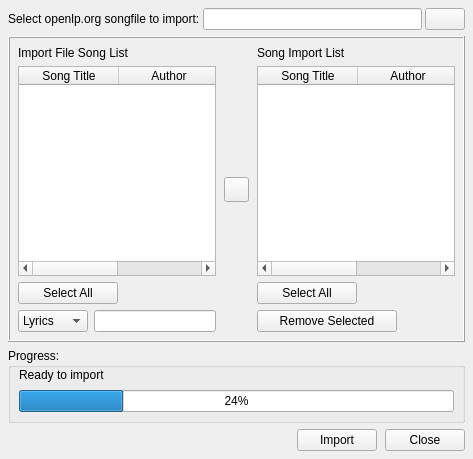
<ui version="4.0" >
 <class>OpenLPImportForm</class>
 <widget class="QWidget" name="OpenLPImportForm" >
  <property name="geometry" >
   <rect>
    <x>0</x>
    <y>0</y>
    <width>473</width>
    <height>459</height>
   </rect>
  </property>
  <property name="windowTitle" >
   <string>openlp.org Song Importer</string>
  </property>
  <layout class="QVBoxLayout" name="verticalLayout_5" >
   <property name="margin" >
    <number>8</number>
   </property>
   <item>
    <widget class="QWidget" native="1" name="ImportFileWidget" >
     <property name="sizePolicy" >
      <sizepolicy vsizetype="Fixed" hsizetype="Preferred" >
       <horstretch>0</horstretch>
       <verstretch>0</verstretch>
      </sizepolicy>
     </property>
     <layout class="QHBoxLayout" name="horizontalLayout" >
      <property name="spacing" >
       <number>3</number>
      </property>
      <property name="margin" >
       <number>0</number>
      </property>
      <item>
       <widget class="QLabel" name="ImportFileLabel" >
        <property name="text" >
         <string>Select openlp.org songfile to import:</string>
        </property>
       </widget>
      </item>
      <item>
       <widget class="QLineEdit" name="ImportFileEditItem" />
      </item>
      <item>
       <widget class="QPushButton" name="ImportFileSelectButton" >
        <property name="text" >
         <string/>
        </property>
        <property name="icon" >
         <iconset resource="../images/openlp-2.qrc" >
          <normaloff>:/imports/import_load.png</normaloff>:/imports/import_load.png</iconset>
        </property>
       </widget>
      </item>
     </layout>
    </widget>
   </item>
   <item>
    <widget class="QFrame" name="SongListFrame" >
     <property name="sizePolicy" >
      <sizepolicy vsizetype="Expanding" hsizetype="Expanding" >
       <horstretch>0</horstretch>
       <verstretch>0</verstretch>
      </sizepolicy>
     </property>
     <property name="frameShape" >
      <enum>QFrame::Box</enum>
     </property>
     <property name="frameShadow" >
      <enum>QFrame::Raised</enum>
     </property>
     <layout class="QHBoxLayout" name="horizontalLayout_6" >
      <property name="spacing" >
       <number>8</number>
      </property>
      <property name="margin" >
       <number>8</number>
      </property>
      <item>
       <widget class="QWidget" native="1" name="ImportFileSongListWidget" >
        <property name="sizePolicy" >
         <sizepolicy vsizetype="Expanding" hsizetype="Preferred" >
          <horstretch>0</horstretch>
          <verstretch>0</verstretch>
         </sizepolicy>
        </property>
        <layout class="QVBoxLayout" name="verticalLayout" >
         <property name="spacing" >
          <number>6</number>
         </property>
         <property name="margin" >
          <number>0</number>
         </property>
         <item>
          <widget class="QLabel" name="ImportListLabel" >
           <property name="text" >
            <string>Import File Song List</string>
           </property>
          </widget>
         </item>
         <item>
          <widget class="QTableWidget" name="ImportListTable" >
           <property name="selectionMode" >
            <enum>QAbstractItemView::MultiSelection</enum>
           </property>
           <property name="showGrid" >
            <bool>false</bool>
           </property>
           <property name="wordWrap" >
            <bool>false</bool>
           </property>
           <property name="cornerButtonEnabled" >
            <bool>false</bool>
           </property>
           <column>
            <property name="text" >
             <string>Song Title</string>
            </property>
           </column>
           <column>
            <property name="text" >
             <string>Author</string>
            </property>
           </column>
          </widget>
         </item>
         <item>
          <widget class="QWidget" native="1" name="ImportSelectAllWidget" >
           <layout class="QHBoxLayout" name="horizontalLayout_2" >
            <property name="spacing" >
             <number>6</number>
            </property>
            <property name="margin" >
             <number>0</number>
            </property>
            <item>
             <widget class="QPushButton" name="ImportSelectAllButton" >
              <property name="sizePolicy" >
               <sizepolicy vsizetype="Fixed" hsizetype="Preferred" >
                <horstretch>0</horstretch>
                <verstretch>0</verstretch>
               </sizepolicy>
              </property>
              <property name="minimumSize" >
               <size>
                <width>100</width>
                <height>0</height>
               </size>
              </property>
              <property name="text" >
               <string>Select All</string>
              </property>
              <property name="icon" >
               <iconset resource="../images/openlp-2.qrc" >
                <normaloff>:/imports/import_load.png</normaloff>:/imports/import_load.png</iconset>
              </property>
             </widget>
            </item>
            <item>
             <spacer name="ImportSelectAllHSpacer" >
              <property name="orientation" >
               <enum>Qt::Horizontal</enum>
              </property>
              <property name="sizeType" >
               <enum>QSizePolicy::Expanding</enum>
              </property>
              <property name="sizeHint" stdset="0" >
               <size>
                <width>89</width>
                <height>20</height>
               </size>
              </property>
             </spacer>
            </item>
           </layout>
          </widget>
         </item>
         <item>
          <widget class="QWidget" native="1" name="importFilterWidget" >
           <property name="sizePolicy" >
            <sizepolicy vsizetype="Fixed" hsizetype="Expanding" >
             <horstretch>0</horstretch>
             <verstretch>0</verstretch>
            </sizepolicy>
           </property>
           <property name="minimumSize" >
            <size>
             <width>0</width>
             <height>0</height>
            </size>
           </property>
           <layout class="QHBoxLayout" name="horizontalLayout_3" >
            <property name="margin" >
             <number>0</number>
            </property>
            <item>
             <widget class="QComboBox" name="ImportFilterComboItem" >
              <property name="minimumSize" >
               <size>
                <width>70</width>
                <height>0</height>
               </size>
              </property>
              <item>
               <property name="text" >
                <string>Lyrics</string>
               </property>
              </item>
              <item>
               <property name="text" >
                <string>Title</string>
               </property>
              </item>
              <item>
               <property name="text" >
                <string>Author</string>
               </property>
              </item>
             </widget>
            </item>
            <item>
             <widget class="QLineEdit" name="importFilterEditItem" />
            </item>
           </layout>
          </widget>
         </item>
        </layout>
        <zorder>listWidget</zorder>
        <zorder>ImportListTable</zorder>
        <zorder>ImportListLabel</zorder>
        <zorder>ImportSelectAllButton</zorder>
        <zorder>ImportSelectAllHSpacer</zorder>
        <zorder>importFilterWidget</zorder>
        <zorder>ImportSelectAllWidget</zorder>
        <zorder>widget_3</zorder>
       </widget>
      </item>
      <item>
       <widget class="QWidget" native="1" name="AddSelectedWidget" >
        <property name="sizePolicy" >
         <sizepolicy vsizetype="Expanding" hsizetype="Preferred" >
          <horstretch>0</horstretch>
          <verstretch>0</verstretch>
         </sizepolicy>
        </property>
        <layout class="QVBoxLayout" name="verticalLayout_3" >
         <property name="margin" >
          <number>0</number>
         </property>
         <item>
          <spacer name="AddSelectedTopVSpacer" >
           <property name="orientation" >
            <enum>Qt::Vertical</enum>
           </property>
           <property name="sizeHint" stdset="0" >
            <size>
             <width>20</width>
             <height>40</height>
            </size>
           </property>
          </spacer>
         </item>
         <item>
          <widget class="QPushButton" name="AddSelectedButton" >
           <property name="sizePolicy" >
            <sizepolicy vsizetype="Minimum" hsizetype="Minimum" >
             <horstretch>0</horstretch>
             <verstretch>0</verstretch>
            </sizepolicy>
           </property>
           <property name="minimumSize" >
            <size>
             <width>25</width>
             <height>25</height>
            </size>
           </property>
           <property name="text" >
            <string/>
           </property>
           <property name="icon" >
            <iconset resource="../images/openlp-2.qrc" >
             <normaloff>:/imports/import_load.png</normaloff>:/imports/import_load.png</iconset>
           </property>
          </widget>
         </item>
         <item>
          <spacer name="AddSelectedBottomVSpacer" >
           <property name="orientation" >
            <enum>Qt::Vertical</enum>
           </property>
           <property name="sizeHint" stdset="0" >
            <size>
             <width>20</width>
             <height>40</height>
            </size>
           </property>
          </spacer>
         </item>
        </layout>
       </widget>
      </item>
      <item>
       <widget class="QWidget" native="1" name="SelectedFileListWidget" >
        <property name="sizePolicy" >
         <sizepolicy vsizetype="Expanding" hsizetype="Preferred" >
          <horstretch>0</horstretch>
          <verstretch>0</verstretch>
         </sizepolicy>
        </property>
        <layout class="QVBoxLayout" name="verticalLayout_2" >
         <property name="margin" >
          <number>0</number>
         </property>
         <item>
          <widget class="QLabel" name="SelectedListLabel" >
           <property name="text" >
            <string>Song Import List</string>
           </property>
          </widget>
         </item>
         <item>
          <widget class="QTableWidget" name="SelectedListTable" >
           <property name="selectionMode" >
            <enum>QAbstractItemView::MultiSelection</enum>
           </property>
           <property name="showGrid" >
            <bool>false</bool>
           </property>
           <property name="wordWrap" >
            <bool>false</bool>
           </property>
           <property name="cornerButtonEnabled" >
            <bool>false</bool>
           </property>
           <column>
            <property name="text" >
             <string>Song Title</string>
            </property>
           </column>
           <column>
            <property name="text" >
             <string>Author</string>
            </property>
           </column>
          </widget>
         </item>
         <item>
          <widget class="QWidget" native="1" name="SelectedSelectAllWidget" >
           <layout class="QHBoxLayout" name="horizontalLayout_4" >
            <property name="spacing" >
             <number>6</number>
            </property>
            <property name="margin" >
             <number>0</number>
            </property>
            <item>
             <widget class="QPushButton" name="SelectedSelectAllButton" >
              <property name="sizePolicy" >
               <sizepolicy vsizetype="Fixed" hsizetype="Preferred" >
                <horstretch>0</horstretch>
                <verstretch>0</verstretch>
               </sizepolicy>
              </property>
              <property name="minimumSize" >
               <size>
                <width>100</width>
                <height>0</height>
               </size>
              </property>
              <property name="text" >
               <string>Select All</string>
              </property>
              <property name="icon" >
               <iconset resource="../images/openlp-2.qrc" >
                <normaloff>:/imports/import_load.png</normaloff>:/imports/import_load.png</iconset>
              </property>
             </widget>
            </item>
            <item>
             <spacer name="SelectedSelectAllHSpacer" >
              <property name="orientation" >
               <enum>Qt::Horizontal</enum>
              </property>
              <property name="sizeType" >
               <enum>QSizePolicy::Expanding</enum>
              </property>
              <property name="sizeHint" stdset="0" >
               <size>
                <width>92</width>
                <height>20</height>
               </size>
              </property>
             </spacer>
            </item>
           </layout>
           <zorder>SelectedSelectAllButton</zorder>
           <zorder>SelectedRemoveSelectedWidget</zorder>
          </widget>
         </item>
         <item>
          <widget class="QWidget" native="1" name="SelectedRemoveSelectedWidget" >
           <property name="sizePolicy" >
            <sizepolicy vsizetype="Fixed" hsizetype="Expanding" >
             <horstretch>0</horstretch>
             <verstretch>0</verstretch>
            </sizepolicy>
           </property>
           <layout class="QHBoxLayout" name="horizontalLayout_5" >
            <property name="margin" >
             <number>0</number>
            </property>
            <item>
             <widget class="QPushButton" name="SelectedRemoveSelectedButton" >
              <property name="sizePolicy" >
               <sizepolicy vsizetype="Fixed" hsizetype="Minimum" >
                <horstretch>0</horstretch>
                <verstretch>0</verstretch>
               </sizepolicy>
              </property>
              <property name="minimumSize" >
               <size>
                <width>140</width>
                <height>0</height>
               </size>
              </property>
              <property name="text" >
               <string>Remove Selected</string>
              </property>
              <property name="icon" >
               <iconset resource="../images/openlp-2.qrc" >
                <normaloff>:/imports/import_remove.png</normaloff>:/imports/import_remove.png</iconset>
              </property>
             </widget>
            </item>
            <item>
             <spacer name="SelectedRemoveSelectedHSpacer" >
              <property name="orientation" >
               <enum>Qt::Horizontal</enum>
              </property>
              <property name="sizeHint" stdset="0" >
               <size>
                <width>49</width>
                <height>20</height>
               </size>
              </property>
             </spacer>
            </item>
           </layout>
          </widget>
         </item>
        </layout>
       </widget>
      </item>
     </layout>
     <zorder>ImportFileSongListWidget</zorder>
     <zorder>SelectedFileListWidget</zorder>
     <zorder>AddSelectedButton</zorder>
     <zorder>AddSelectedWidget</zorder>
    </widget>
   </item>
   <item>
    <widget class="QGroupBox" name="ProgressGroupBox" >
     <property name="sizePolicy" >
      <sizepolicy vsizetype="Fixed" hsizetype="Expanding" >
       <horstretch>0</horstretch>
       <verstretch>0</verstretch>
      </sizepolicy>
     </property>
     <property name="title" >
      <string>Progress:</string>
     </property>
     <layout class="QVBoxLayout" name="verticalLayout_4" >
      <property name="spacing" >
       <number>8</number>
      </property>
      <property name="leftMargin" >
       <number>8</number>
      </property>
      <property name="topMargin" >
       <number>0</number>
      </property>
      <property name="rightMargin" >
       <number>8</number>
      </property>
      <property name="bottomMargin" >
       <number>8</number>
      </property>
      <item>
       <widget class="QLabel" name="ProgressLabel" >
        <property name="text" >
         <string>Ready to import</string>
        </property>
       </widget>
      </item>
      <item>
       <widget class="QProgressBar" name="ProgressBar" >
        <property name="value" >
         <number>24</number>
        </property>
       </widget>
      </item>
     </layout>
    </widget>
   </item>
   <item>
    <widget class="QWidget" native="1" name="ButtonBarWidget" >
     <layout class="QHBoxLayout" name="horizontalLayout_7" >
      <property name="spacing" >
       <number>8</number>
      </property>
      <property name="margin" >
       <number>0</number>
      </property>
      <item>
       <spacer name="ButtonBarHSpacer" >
        <property name="orientation" >
         <enum>Qt::Horizontal</enum>
        </property>
        <property name="sizeHint" stdset="0" >
         <size>
          <width>288</width>
          <height>20</height>
         </size>
        </property>
       </spacer>
      </item>
      <item>
       <widget class="QPushButton" name="ImportButton" >
        <property name="text" >
         <string>Import</string>
        </property>
       </widget>
      </item>
      <item>
       <widget class="QPushButton" name="CloseButton" >
        <property name="text" >
         <string>Close</string>
        </property>
       </widget>
      </item>
     </layout>
    </widget>
   </item>
  </layout>
 </widget>
 <resources>
  <include location="../images/openlp-2.qrc" />
 </resources>
 <connections>
  <connection>
   <sender>CloseButton</sender>
   <signal>clicked()</signal>
   <receiver>OpenLPImportForm</receiver>
   <slot>close()</slot>
   <hints>
    <hint type="sourcelabel" >
     <x>436</x>
     <y>436</y>
    </hint>
    <hint type="destinationlabel" >
     <x>462</x>
     <y>455</y>
    </hint>
   </hints>
  </connection>
  <connection>
   <sender>ImportSelectAllButton</sender>
   <signal>clicked()</signal>
   <receiver>ImportListTable</receiver>
   <slot>selectAll()</slot>
   <hints>
    <hint type="sourcelabel" >
     <x>75</x>
     <y>281</y>
    </hint>
    <hint type="destinationlabel" >
     <x>88</x>
     <y>176</y>
    </hint>
   </hints>
  </connection>
  <connection>
   <sender>SelectedSelectAllButton</sender>
   <signal>clicked()</signal>
   <receiver>SelectedListTable</receiver>
   <slot>selectAll()</slot>
   <hints>
    <hint type="sourcelabel" >
     <x>311</x>
     <y>277</y>
    </hint>
    <hint type="destinationlabel" >
     <x>339</x>
     <y>190</y>
    </hint>
   </hints>
  </connection>
  <connection>
   <sender>SelectedRemoveSelectedButton</sender>
   <signal>clicked()</signal>
   <receiver>SelectedListTable</receiver>
   <slot>clear()</slot>
   <hints>
    <hint type="sourcelabel" >
     <x>379</x>
     <y>308</y>
    </hint>
    <hint type="destinationlabel" >
     <x>389</x>
     <y>188</y>
    </hint>
   </hints>
  </connection>
 </connections>
</ui>
